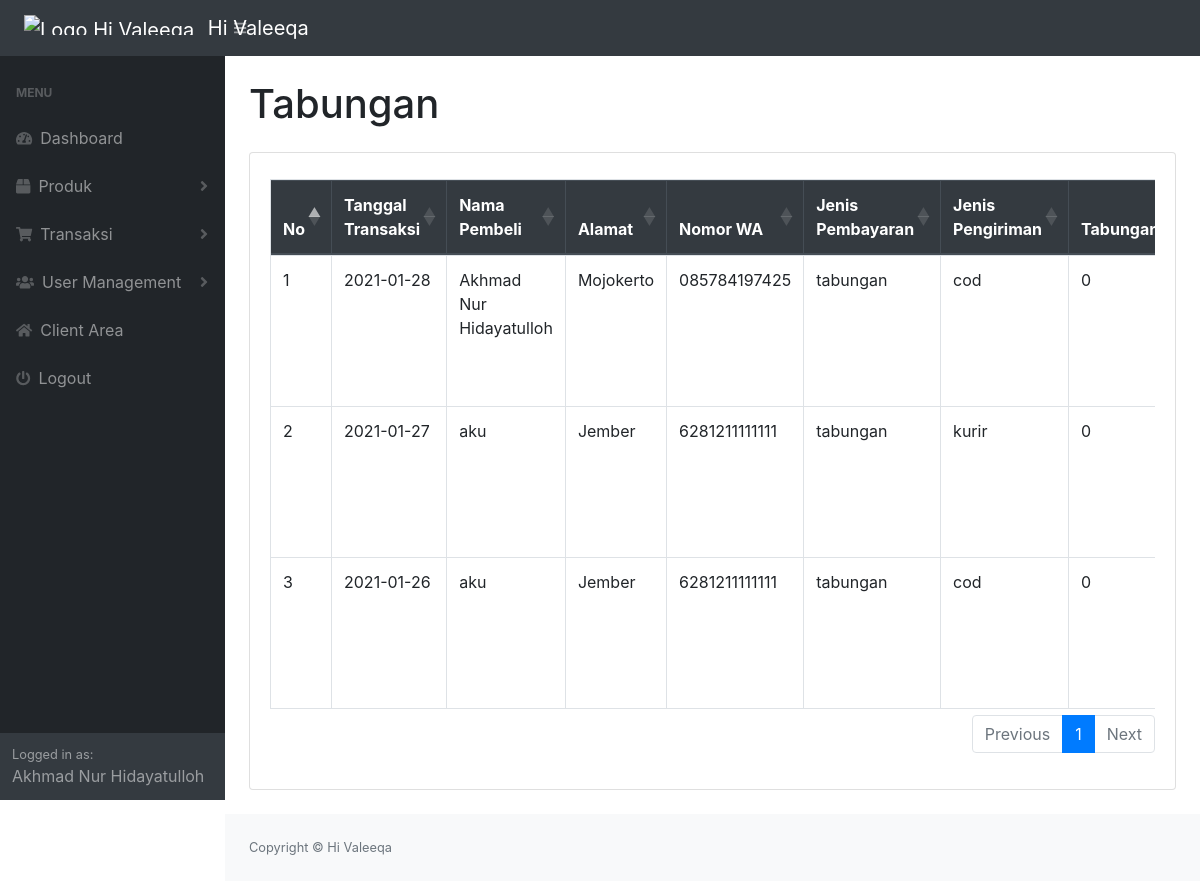
Screenshot of /admin/dist/tabungan.php (signed in) with the database file from the repository.
### tables this page shows
CREATE TABLE `transaksi` (
  `id_transaksi` int(11) NOT NULL,
  `id_user` int(11) NOT NULL,
  `jenis_pembayaran` varchar(15) NOT NULL,
  `jenis_pengiriman` varchar(15) NOT NULL,
  `tanggal_transaksi` date NOT NULL,
  `tabungan` int(11) NOT NULL,
  `total` int(11) NOT NULL,
  `status` varchar(15) NOT NULL,
  `resi` varchar(15) NOT NULL
);

CREATE TABLE `user` (
  `id_user` int(11) NOT NULL,
  `email` varchar(50) NOT NULL,
  `pass` varchar(50) NOT NULL,
  `nama` varchar(50) NOT NULL,
  `jenis_kelamin` varchar(1) NOT NULL,
  `alamat` text NOT NULL,
  `nomor_wa` varchar(15) NOT NULL,
  `level` int(1) NOT NULL,
  `lupa_password` varchar(5) NOT NULL
);

### admin/dist/tabungan.php (the view, shortened to what this page needs)
<?php include "sidebar.php" ?>
    <?php require_once "connection.php"; ?>
    <div class="container-fluid">
        <h1 class="my-4">Tabungan</h1>
        <div class="card mb-4">
            <div class="card-body">
                <div class="table-responsive">
                    <table class="table table-bordered" id="dataTable">
                        <thead class="thead-dark">
                            <tr>
                                <th>No</th>
                                <th>Tanggal Transaksi</th>
                                <th>Nama Pembeli</th>
                                <th>Alamat</th>
                                <th>Nomor WA</th>
                                <th>Jenis Pembayaran</th>
                                <th>Jenis Pengiriman</th>
                                <th>Tabungan</th>
                            </tr>
                        </thead>
                        <?php
                            $sql = "SELECT * from transaksi inner join user on transaksi.id_user = user.id_user where jenis_pembayaran='tabungan' and status='belum bayar' order by tanggal_transaksi desc";
                            $query = mysqli_query($conn, $sql);
                            $batas = 10;
                            $halaman = isset($_GET["halaman"]) ? $_GET["halaman"]: 1;
                            $halaman_awal = $halaman>1 ? ($halaman * $batas) - $batas : 0;
                            $next = $halaman + 1;
                            $previous = $halaman - 1;
                            $total_data = mysqli_num_rows($query);
                            $total_halaman = ceil($total_data / $batas);
                            $nomor = $halaman_awal + 1;
                            $sql = $sql." LIMIT $halaman_awal, $batas";
                            $query = mysqli_query($conn, $sql);
                            while($data = mysqli_fetch_array($query)){
                        ?>
                                <tr>
                                    <td><?php echo $nomor; ?></td>
                                    <td><?php echo $data["tanggal_transaksi"]; ?></td>
                                    <td><?php echo $data["nama"]; ?></td>
                                    <td><?php echo $data["alamat"]; ?></td>
                                    <td><?php echo $data["nomor_wa"]; ?></td>
                                    <td><?php echo $data["jenis_pembayaran"]; ?></td>
                                    <td><?php echo $data["jenis_pengiriman"]; ?></td>
                                    <td><?php echo $data["tabungan"]; ?></td>
                                </tr>
                        <?php
                                $nomor++;
                            }
                        ?>
                    </table>
                    <nav>
                        <ul class="pagination justify-content-end">
                            <?php
                                if($halaman == 1){
                                    echo "<li class='page-item disabled'><a class='page-link' href='#'>Previous</a></li>";
                                }else{
                                    echo "<li class='page-item'><a class='page-link' href='tabungan.php?halaman=$previous'>Previous</a></li>";
                                }
                            ?>
                            <?php
                                for($i=1; $i<=$total_halaman; $i++){
                                    if($halaman == $i){
                                        echo "<li class='page-item active'><a class='page-link' href='tabungan.php?halaman=$i'>$i</a></li>";
                                    }else{
                                        echo "<li class='page-item'><a class='page-link' href='tabungan.php?halaman=$i'>$i</a></li>";
                                    }
                                }
                            ?>
                            <?php
                                if($halaman == $total_halaman){
                                    echo "<li class='page-item disabled'><a class='page-link' href='#'>Next</a></li>";
                                }else{
                                    echo "<li class='page-item'><a class='page-link' href='tabungan.php?halaman=$next'>Next</a></li>";
                                }
                            ?>
                        </ul>
                    </nav>
                </div>
            </div>
        </div>
    </div>
<?php include "footer.php"; ?>

### rows the page displays
transaksi: tanggal_transaksi "2021-01-28", id_user.nama "Akhmad Nur Hidayatulloh", id_user.alamat "Mojokerto", id_user.nomor_wa "085784197425", jenis_pembayaran "tabungan", jenis_pengiriman "cod", tabungan "0"
transaksi: tanggal_transaksi "2021-01-27", id_user.nama "aku", id_user.alamat "Jember", id_user.nomor_wa "6281211111111", jenis_pembayaran "tabungan", jenis_pengiriman "kurir", tabungan "0"
transaksi: tanggal_transaksi "2021-01-26", id_user.nama "aku", id_user.alamat "Jember", id_user.nomor_wa "6281211111111", jenis_pembayaran "tabungan", jenis_pengiriman "cod", tabungan "0"

### other values shown
$_SESSION["nama"] "Akhmad Nur Hidayatulloh"
